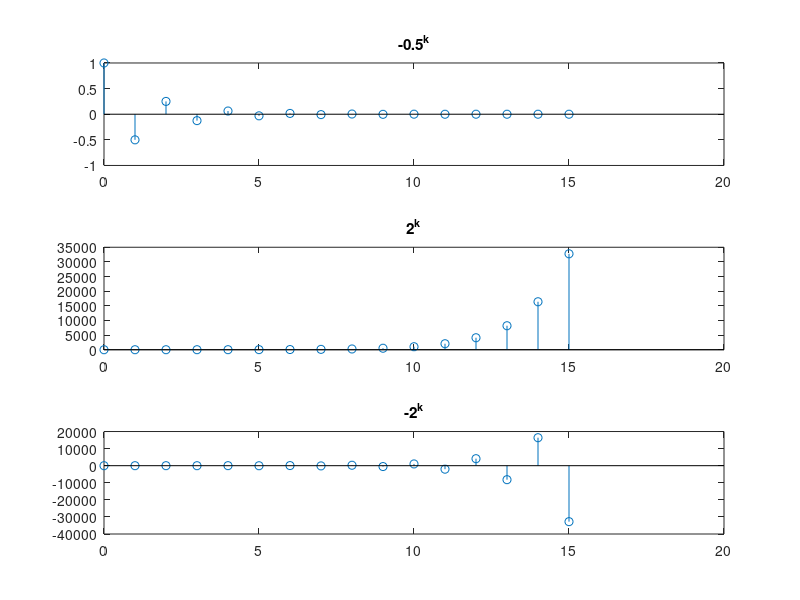

Recreate this plot in MATLAB.
clc;
close all;
clear all;
k = 0:15;
a = power(-0.5,k);
b = power(2,k);
c = power(-2,k);
subplot(3,1,1);
stem(k,a);
title('-0.5^k');
subplot(3,1,2);
stem(k,b);
title('2^k');
subplot(3,1,3);
stem(k,c);
title('-2^k');